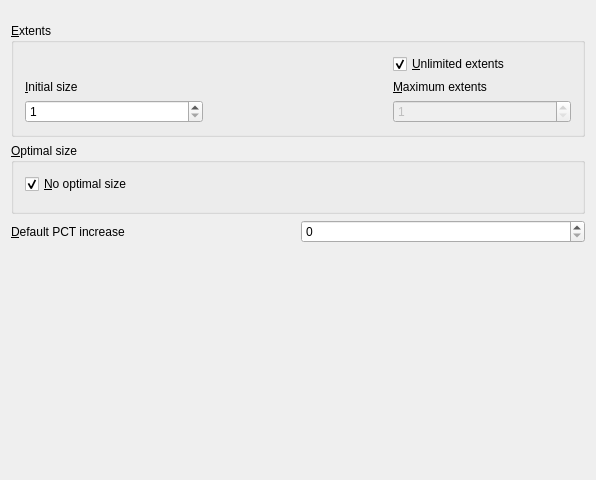
<ui version="4.0" >
 <class>toStorageDefinitionUI</class>
 <widget class="QWidget" name="toStorageDefinitionUI" >
  <property name="geometry" >
   <rect>
    <x>0</x>
    <y>0</y>
    <width>596</width>
    <height>480</height>
   </rect>
  </property>
  <property name="windowTitle" >
   <string>Form1</string>
  </property>
  <property name="toolTip" >
   <string>Optimal allocation of extents. Will free unused extents down to specified value</string>
  </property>
  <layout class="QGridLayout" >
   <property name="leftMargin" >
    <number>11</number>
   </property>
   <property name="topMargin" >
    <number>11</number>
   </property>
   <property name="rightMargin" >
    <number>11</number>
   </property>
   <property name="bottomMargin" >
    <number>11</number>
   </property>
   <property name="horizontalSpacing" >
    <number>6</number>
   </property>
   <property name="verticalSpacing" >
    <number>6</number>
   </property>
   <item row="0" column="0" colspan="2" >
    <widget class="toFilesize" native="1" name="InitialSize" />
   </item>
   <item row="2" column="0" colspan="2" >
    <widget class="QGroupBox" name="GroupBox1" >
     <property name="title" >
      <string>&amp;Extents</string>
     </property>
     <layout class="QGridLayout" >
      <property name="leftMargin" >
       <number>11</number>
      </property>
      <property name="topMargin" >
       <number>11</number>
      </property>
      <property name="rightMargin" >
       <number>11</number>
      </property>
      <property name="bottomMargin" >
       <number>11</number>
      </property>
      <property name="horizontalSpacing" >
       <number>6</number>
      </property>
      <property name="verticalSpacing" >
       <number>6</number>
      </property>
      <item rowspan="3" row="0" column="1" >
       <widget class="Line" name="Line1" />
      </item>
      <item row="2" column="0" >
       <widget class="QSpinBox" name="InitialExtent" >
        <property name="minimum" >
         <number>1</number>
        </property>
        <property name="maximum" >
         <number>2147483647</number>
        </property>
        <property name="value" >
         <number>1</number>
        </property>
       </widget>
      </item>
      <item row="2" column="2" >
       <widget class="QSpinBox" name="MaximumExtent" >
        <property name="enabled" >
         <bool>false</bool>
        </property>
        <property name="minimum" >
         <number>1</number>
        </property>
        <property name="maximum" >
         <number>2147483647</number>
        </property>
        <property name="value" >
         <number>1</number>
        </property>
       </widget>
      </item>
      <item row="1" column="2" >
       <widget class="QLabel" name="TextLabel1" >
        <property name="toolTip" >
         <string>Maximum number of extents to allocate for an object</string>
        </property>
        <property name="text" >
         <string>&amp;Maximum extents</string>
        </property>
        <property name="wordWrap" >
         <bool>false</bool>
        </property>
        <property name="buddy" >
         <cstring>MaximumExtent</cstring>
        </property>
       </widget>
      </item>
      <item row="1" column="0" >
       <widget class="QLabel" name="TextLabel2" >
        <property name="toolTip" >
         <string>Number of extents to initially allocate</string>
        </property>
        <property name="text" >
         <string>&amp;Initial size</string>
        </property>
        <property name="wordWrap" >
         <bool>false</bool>
        </property>
        <property name="buddy" >
         <cstring>InitialSize</cstring>
        </property>
       </widget>
      </item>
      <item row="0" column="2" >
       <widget class="QCheckBox" name="UnlimitedExtent" >
        <property name="toolTip" >
         <string>No limit to the number of extents to allocate if needed</string>
        </property>
        <property name="text" >
         <string>&amp;Unlimited extents</string>
        </property>
        <property name="checked" >
         <bool>true</bool>
        </property>
       </widget>
      </item>
     </layout>
    </widget>
   </item>
   <item row="1" column="0" colspan="2" >
    <widget class="toFilesize" native="1" name="NextSize" />
   </item>
   <item row="3" column="0" colspan="2" >
    <widget class="QGroupBox" name="Optimal" >
     <property name="title" >
      <string>&amp;Optimal size</string>
     </property>
     <layout class="QGridLayout" >
      <property name="leftMargin" >
       <number>11</number>
      </property>
      <property name="topMargin" >
       <number>11</number>
      </property>
      <property name="rightMargin" >
       <number>11</number>
      </property>
      <property name="bottomMargin" >
       <number>11</number>
      </property>
      <property name="horizontalSpacing" >
       <number>6</number>
      </property>
      <property name="verticalSpacing" >
       <number>6</number>
      </property>
      <item row="0" column="0" >
       <widget class="QCheckBox" name="OptimalNull" >
        <property name="text" >
         <string>&amp;No optimal size</string>
        </property>
        <property name="checked" >
         <bool>true</bool>
        </property>
       </widget>
      </item>
      <item row="1" column="0" >
       <widget class="toFilesize" native="1" name="OptimalSize" />
      </item>
     </layout>
    </widget>
   </item>
   <item row="4" column="0" >
    <widget class="QLabel" name="TextLabel3" >
     <property name="toolTip" >
      <string>Default increase in size of next allocated extent. A size of 0 will prevent background coalesce of free space</string>
     </property>
     <property name="text" >
      <string>&amp;Default PCT increase</string>
     </property>
     <property name="wordWrap" >
      <bool>false</bool>
     </property>
     <property name="buddy" >
      <cstring>PCTIncrease</cstring>
     </property>
    </widget>
   </item>
   <item row="4" column="1" >
    <widget class="QSpinBox" name="PCTIncrease" >
     <property name="maximum" >
      <number>1000</number>
     </property>
     <property name="singleStep" >
      <number>10</number>
     </property>
    </widget>
   </item>
   <item row="5" column="0" colspan="2" >
    <spacer>
     <property name="orientation" >
      <enum>Qt::Vertical</enum>
     </property>
     <property name="sizeType" >
      <enum>QSizePolicy::Expanding</enum>
     </property>
     <property name="sizeHint" >
      <size>
       <width>20</width>
       <height>20</height>
      </size>
     </property>
    </spacer>
   </item>
  </layout>
 </widget>
 <customwidgets>
  <customwidget>
   <class>toFilesize</class>
   <extends>QWidget</extends>
   <header>tofilesize.h</header>
  </customwidget>
 </customwidgets>
 <resources/>
 <connections>
  <connection>
   <sender>UnlimitedExtent</sender>
   <signal>toggled(bool)</signal>
   <receiver>MaximumExtent</receiver>
   <slot>setDisabled(bool)</slot>
   <hints>
    <hint type="sourcelabel" >
     <x>20</x>
     <y>20</y>
    </hint>
    <hint type="destinationlabel" >
     <x>20</x>
     <y>20</y>
    </hint>
   </hints>
  </connection>
  <connection>
   <sender>OptimalNull</sender>
   <signal>toggled(bool)</signal>
   <receiver>OptimalSize</receiver>
   <slot>setDisabled(bool)</slot>
   <hints>
    <hint type="sourcelabel" >
     <x>20</x>
     <y>20</y>
    </hint>
    <hint type="destinationlabel" >
     <x>20</x>
     <y>20</y>
    </hint>
   </hints>
  </connection>
 </connections>
</ui>
